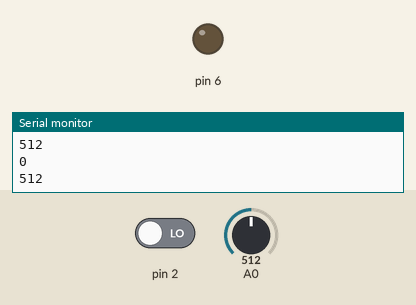
Simulated run of this sketch. Board: Arduino Uno, built with avr-gcc and run on an emulated ATmega328P. Shown: output pins drawn as LEDs (lit = HIGH), the last lines printed to the serial monitor. The inputs (shaded band) are chosen by the test bench; at power-on: pin 2 LOW, A0 = 512.

Above: at 1.2 s.
1.3 s: pin 2 driven HIGH
At 1.7 s:
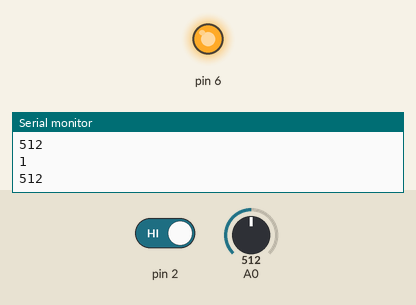
2.9 s: pin 2 driven LOW
At 4.3 s:
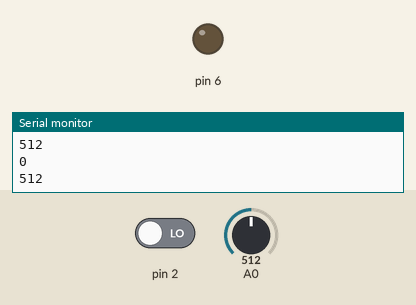
Timing chart, 0 to 5.9 s (numbered marks = the images above; inputs shaded):
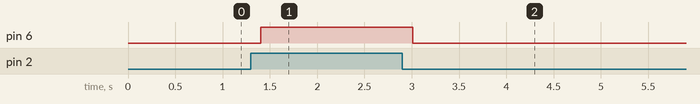

Measured:
- after the input at 1.3 s, pin 6: LOW → HIGH after 0.11 s
- after the input at 2.9 s, pin 6: HIGH → LOW after 0.11 s

The sketch:

Potager.ino
```cpp
int sensorValue;
int taux;

void setup() {
  // put your setup code here, to run once:
  pinMode(A0, INPUT);
  pinMode(2, INPUT);
  pinMode(6, OUTPUT);
  Serial.begin(9600);
}


void loop() {
  // put your main code here, to run repeatedly:
  sensorValue = analogRead(A0);
  taux = digitalRead(2);
  Serial.println(taux);
  Serial.println(sensorValue);
  delay(100);
  if(taux == 1) {  //Si taux ets à l'état haut
    digitalWrite(6,HIGH);  //Mettre sous tension la LED
  }
  else{
    digitalWrite(6,LOW);
  }


}
```
